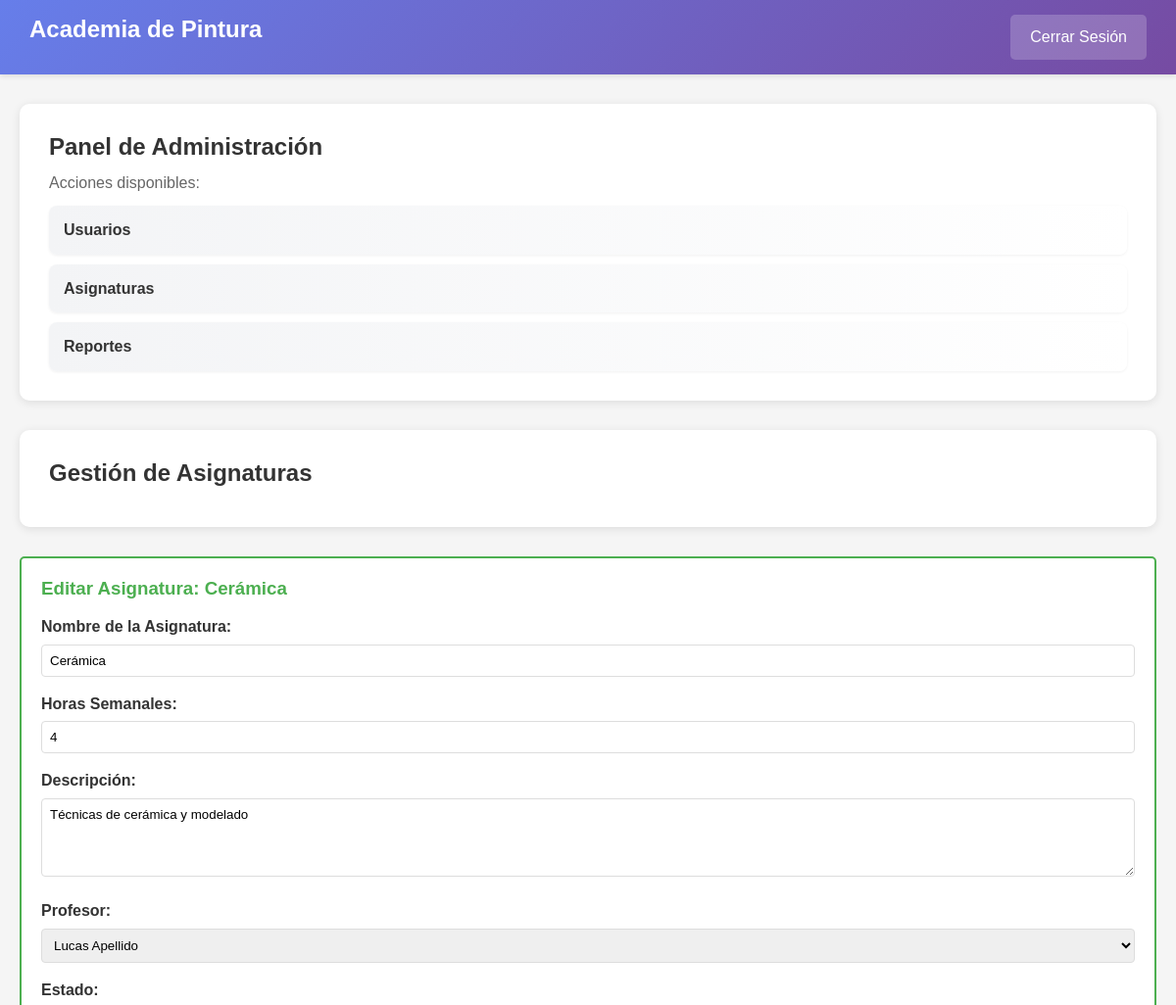
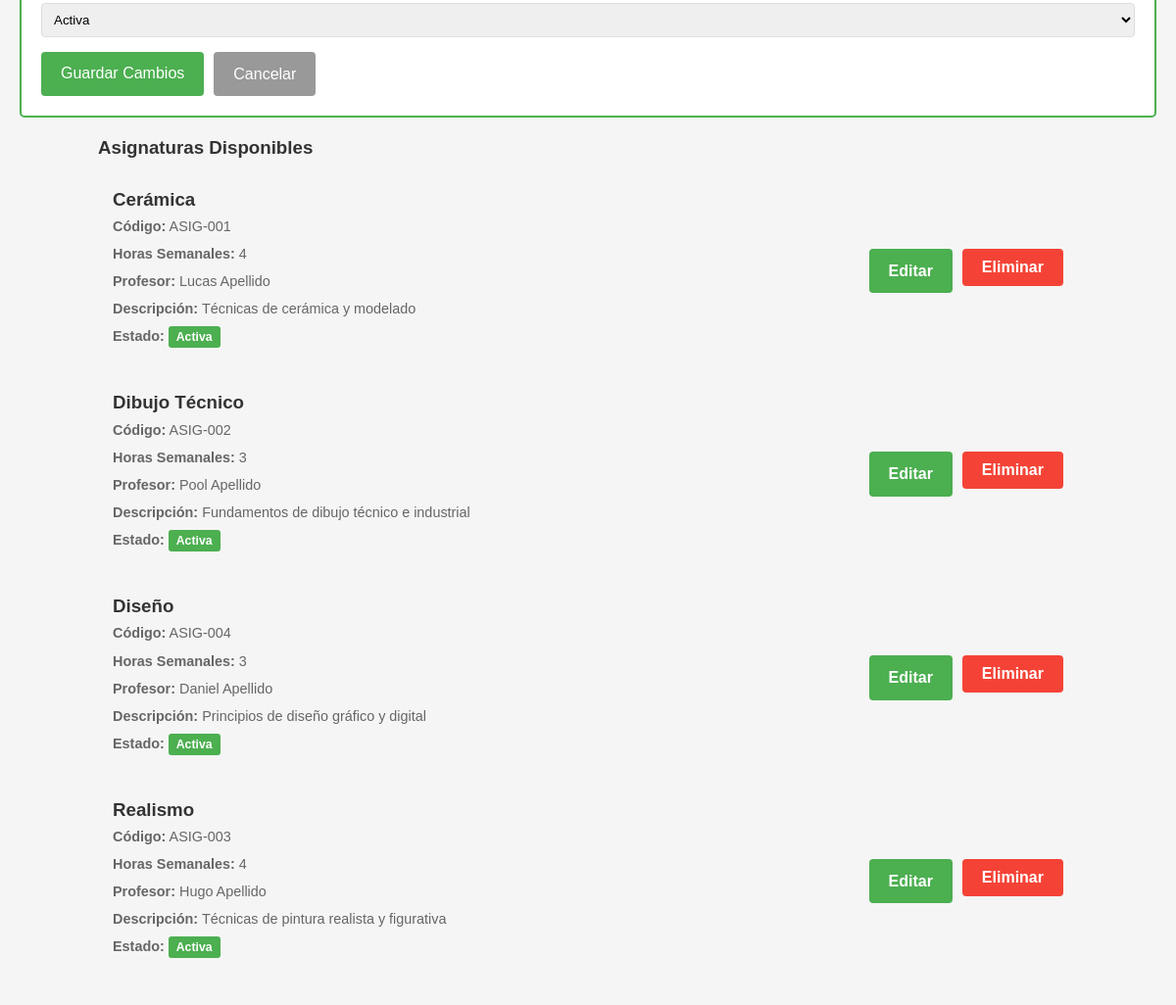
/php/Admin/asignaturas.php?editar=1 (signed in), run on the app's committed database (2 pictures, top to bottom).
### tables this page shows
CREATE TABLE IF NOT EXISTS `asignaturas` (
    `id_asignatura` INT AUTO_INCREMENT PRIMARY KEY,
    `codigo_asignatura` VARCHAR(20) UNIQUE NOT NULL CHECK (`codigo_asignatura` LIKE 'ASIG-%'),
    `nombre_asignatura` VARCHAR(100) UNIQUE NOT NULL,
    `horas_semanales` INT CHECK (`horas_semanales` BETWEEN 1 AND 20),
    `descripcion` TEXT,
    `id_profesor` INT,
    `id_aula` INT,
    `estado` ENUM('Activa', 'Electiva', 'Retirada') DEFAULT 'Activa',
    FOREIGN KEY (`id_profesor`) REFERENCES `profesor`(`id_profesor`),
    FOREIGN KEY (`id_aula`) REFERENCES `aulas`(`id_aula`)
);

CREATE TABLE IF NOT EXISTS `usuarios` (
    `id_usuario` VARCHAR(20) PRIMARY KEY,
    `codigo_usuario` VARCHAR(20) UNIQUE NOT NULL CHECK (`codigo_usuario` LIKE 'USU-%'),
    `nombre` VARCHAR(100) NOT NULL,
    `apellido` VARCHAR(100) NOT NULL,
    `correo` VARCHAR(100) UNIQUE NOT NULL CHECK (`correo` LIKE '%@%.%'),
    `telefono` VARCHAR(15) NOT NULL CHECK (`telefono` REGEXP '^[0-9]{6,15}$'),
    `fecha_nacimiento` DATE,
    `direccion` TEXT,
    `estado` ENUM('Activo', 'Inactivo', 'Suspendido') DEFAULT 'Activo',
    `rol_codigo` VARCHAR(10) NOT NULL,
    `fecha_registro` TIMESTAMP DEFAULT CURRENT_TIMESTAMP,
    FOREIGN KEY (`rol_codigo`) REFERENCES `rol`(`codigo_rol`),
    CONSTRAINT chk_id_formato CHECK (`id_usuario` REGEXP '^[A-Z0-9-]+$')
);

### php/Admin/asignaturas.php (the view, shortened to what this page needs)
<?php
$conexion = getConexionPDO();
$sql = "SELECT a.`id_asignatura`, a.`codigo_asignatura`, a.`nombre_asignatura`, a.`horas_semanales`,
               a.`descripcion`, a.`estado`, p.`id_profesor`, u.`nombre`, u.`apellido`
        FROM `asignaturas` a
        LEFT JOIN `profesor` p ON a.`id_profesor` = p.`id_profesor`
        LEFT JOIN `usuarios` u ON p.`id_usuario` = u.`id_usuario`
        ORDER BY a.`nombre_asignatura`";
$result = $conexion->query($sql);
$asignaturas = $result->fetchAll(PDO::FETCH_ASSOC);
$sql = "SELECT p.`id_profesor`, u.`nombre`, u.`apellido`
        FROM `profesor` p
        JOIN `usuarios` u ON p.`id_usuario` = u.`id_usuario`
        ORDER BY u.`nombre`";
$result = $conexion->query($sql);
$profesores = $result->fetchAll(PDO::FETCH_ASSOC);
$editar_id = $_GET['editar'] ?? null;
$asignatura_editar = null;
if ($editar_id) {
    foreach ($asignaturas as $asig) {
        if ($asig['id_asignatura'] == $editar_id) {
            $asignatura_editar = $asig;
            break;
        }
    }
}
?>
<!DOCTYPE html>
<html lang="es">
<head>
    <link rel="stylesheet" href="../../css/estilos.css">
</head>
<body>
<?php include '../panel/panel.php'; ?>
<div class="container">
    <div class="welcome">
        <h2>Gestión de Asignaturas</h2>
    </div>
    <?php if ($asignatura_editar): ?>
    <div class="form-editar">
        <h3>Editar Asignatura: <?php echo htmlspecialchars($asignatura_editar['nombre_asignatura']); ?></h3>
        <form method="POST">
            <div class="form-group">
                <label for="nombre">Nombre de la Asignatura:</label>
                <input type="text" id="nombre" name="nombre_asignatura" value="<?php echo htmlspecialchars($asignatura_editar['nombre_asignatura']); ?>" required>
            </div>
            <div class="form-group">
                <label for="horas">Horas Semanales:</label>
                <input type="number" id="horas" name="horas_semanales" min="1" max="20" value="<?php echo $asignatura_editar['horas_semanales']; ?>" required>
            </div>
            <div class="form-group">
                <label for="descripcion">Descripción:</label>
                <textarea id="descripcion" name="descripcion"><?php echo htmlspecialchars($asignatura_editar['descripcion']); ?></textarea>
            </div>
            <div class="form-group">
                <label for="profesor">Profesor:</label>
                <select id="profesor" name="id_profesor">
                    <?php foreach ($profesores as $prof): ?>
                        <option value="<?php echo $prof['id_profesor']; ?>"
                            <?php echo ($prof['id_profesor'] == $asignatura_editar['id_profesor']) ? 'selected' : ''; ?>>
                            <?php echo htmlspecialchars($prof['nombre'] . ' ' . $prof['apellido']); ?>
                        </option>
                    <?php endforeach; ?>
                </select>
            </div>
            <div class="form-group">
                <label for="estado">Estado:</label>
                <select id="estado" name="estado">
                    <option value="Activa" <?php echo ($asignatura_editar['estado'] === 'Activa') ? 'selected' : ''; ?>>Activa</option>
                </select>
            </div>
            <div class="form-buttons">
                <button type="submit" class="btn-guardar">Guardar Cambios</button>
                <a href="asignaturas.php" class="btn-cancelar" style="text-decoration: none; text-align: center;">Cancelar</a>
            </div>
        </form>
    </div>
    <?php endif; ?>
    <div class="asignaturas-container">
        <h3>Asignaturas Disponibles</h3>
        <?php if (empty($asignaturas)): ?>
            <p>No hay asignaturas registradas.</p>
        <?php else: ?>
            <?php foreach ($asignaturas as $asig): ?>
            <div class="asignatura-item">
                <div class="asignatura-info">
                    <h3><?php echo htmlspecialchars($asig['nombre_asignatura']); ?></h3>
                    <p><strong>Código:</strong> <?php echo htmlspecialchars($asig['codigo_asignatura']); ?></p>
                    <p><strong>Horas Semanales:</strong> <?php echo $asig['horas_semanales']; ?></p>
                    <p><strong>Profesor:</strong>
                        <?php
                            if ($asig['nombre'] && $asig['apellido']) {
                                echo htmlspecialchars($asig['nombre'] . ' ' . $asig['apellido']);
                            } else {
                                echo 'Sin asignar';
                            }
                        ?>
                    </p>
                    <p><strong>Descripción:</strong> <?php echo htmlspecialchars($asig['descripcion']); ?></p>
                    <p>
                        <strong>Estado:</strong>
                        <span class="estado-badge estado-<?php echo strtolower($asig['estado']); ?>">
                            <?php echo ucfirst($asig['estado']); ?>
                        </span>
                    </p>
                </div>
                <div class="asignatura-actions">
                    <a href="asignaturas.php?editar=<?php echo $asig['id_asignatura']; ?>" class="btn btn-editar">Editar</a>
                    <form method="POST" style="display:inline;" onsubmit="return confirm('¿Estás seguro de que deseas eliminar esta asignatura?');">
                        <button type="submit" class="btn btn-eliminar">Eliminar</button>
                    </form>
                </div>
            </div>
            <?php endforeach; ?>
        <?php endif; ?>
    </div>
</div>
</body>
</html>

### css/estilos.css (style rules this page uses)
* { margin: 0; padding: 0; box-sizing: border-box; }
html { scroll-behavior: smooth; }
body { font-family: 'Segoe UI', Tahoma, Geneva, Verdana, sans-serif; line-height: 1.6; color: #333; background: #f4f4f4; }
.container { max-width: 1200px; margin: 0 auto; padding: 0 20px; }
h1, h2, h3, h4, h5, h6 { line-height: 1.2; margin-bottom: 15px; }
a { color: #667eea; text-decoration: none; transition: color 0.3s; }
button { cursor: pointer; transition: all 0.3s; }
input, textarea, select { padding: 8px 12px; border: 1px solid #ddd; border-radius: 4px; font-family: inherit; }
.btn { padding: 10px 20px; border: none; border-radius: 4px; font-size: 16px; font-weight: bold; cursor: pointer; transition: all 0.3s; }

### php/Admin/asignaturas.php (style rules this page uses)
.asignaturas-container { margin: 20px auto; max-width: 1000px; }
.asignatura-item { background: #f5f5f5; padding: 15px; margin: 10px 0; border-radius: 5px; display: flex; justify-content: space-between; align-items: center; }
.asignatura-info h3 { margin: 0; color: #333; }
.asignatura-info p { margin: 5px 0; font-size: 0.9em; color: #666; }
.asignatura-actions { display: flex; gap: 10px; }
.btn { padding: 8px 15px; border: none; border-radius: 4px; cursor: pointer; font-size: 0.9em; text-decoration: none; display: inline-block; }
.btn-editar { background-color: #4CAF50; color: white; }
.btn-eliminar { background-color: #f44336; color: white; }
.form-editar { background: #fff; padding: 20px; margin: 20px 0; border: 2px solid #4CAF50; border-radius: 5px; }
.form-editar h3 { margin-top: 0; color: #4CAF50; }
.form-group { margin-bottom: 15px; }
.form-group label { display: block; margin-bottom: 5px; font-weight: bold; color: #333; }
.form-group input, .form-group select, .form-group textarea { width: 100%; padding: 8px; border: 1px solid #ddd; border-radius: 4px; box-sizing: border-box; font-family: Arial, sans-serif; }
.form-group textarea { resize: vertical; min-height: 80px; }
.form-buttons { display: flex; gap: 10px; }
.btn-guardar, .btn-cancelar { padding: 10px 20px; border: none; border-radius: 4px; cursor: pointer; font-size: 1em; }
.btn-guardar { background-color: #4CAF50; color: white; }
.btn-cancelar { background-color: #999; color: white; }
.estado-badge { padding: 4px 8px; border-radius: 3px; font-size: 0.85em; font-weight: bold; }
.estado-activa { background-color: #4CAF50; color: white; }

### php/panel/panel.php (style rules this page uses)
* { margin: 0; padding: 0; box-sizing: border-box; }
body { font-family: Arial, sans-serif; background: #f5f5f5; }
.container { max-width: 1200px; margin: 30px auto; padding: 0 20px; }
.welcome { background: white; padding: 30px; border-radius: 10px; box-shadow: 0 2px 10px rgba(0, 0, 0, 0.1); margin-bottom: 30px; }
.welcome h2 { color: #333; margin-bottom: 10px; }

### data on the page
asignaturas: nombre_asignatura "Cerámica", horas_semanales "4", descripcion "Técnicas de cerámica y modelado", estado "Activa", codigo_asignatura "ASIG-001", usuarios.nombre+apellido "Lucas Apellido"
asignaturas: nombre_asignatura "Dibujo Técnico", codigo_asignatura "ASIG-002", horas_semanales "3", usuarios.nombre+apellido "Pool Apellido", descripcion "Fundamentos de dibujo técnico e industrial", estado "Activa"
asignaturas: nombre_asignatura "Diseño", codigo_asignatura "ASIG-004", horas_semanales "3", usuarios.nombre+apellido "Daniel Apellido", descripcion "Principios de diseño gráfico y digital", estado "Activa"
asignaturas: nombre_asignatura "Realismo", codigo_asignatura "ASIG-003", horas_semanales "4", usuarios.nombre+apellido "Hugo Apellido", descripcion "Técnicas de pintura realista y figurativa", estado "Activa"

### other printed values
form field id_profesor "Lucas Apellido"
